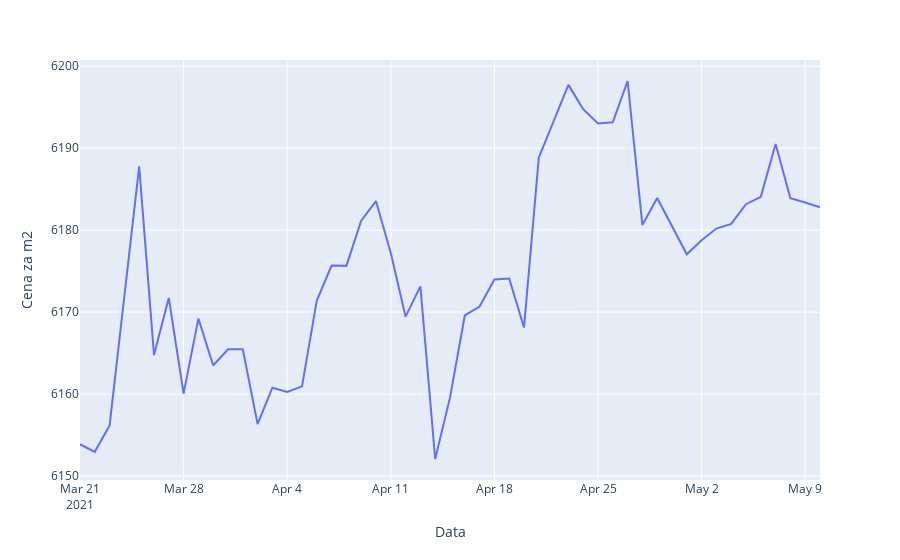

Here is the notebook cell this chart was saved with:
### Code cell
from data import calc_avg_price_per_meter_per_day

avg_price_per_meter_per_day = calc_avg_price_per_meter_per_day(data)
fig = go.Figure(data=px.line(avg_price_per_meter_per_day, x="Data", y="Cena za m2"))
fig.show()

### Figure 1 — Plotly figure (JSON) as saved in the notebook; plotly's stock layout.template omitted (floating-point values rounded to 4 significant figures)
{"data": [{"hovertemplate": "Data=%{x}<br>Cena za m2=%{y}<extra></extra>", "legendgroup": "", "line": {"color": "#636efa", "dash": "solid"}, "mode": "lines", "name": "", "orientation": "v", "showlegend": false, "type": "scatter", "x": ["2021-03-21", "2021-03-22", "2021-03-23", "2021-03-25", "2021-03-26", "2021-03-27", "2021-03-28", "2021-03-29", "2021-03-30", "2021-03-31", "2021-04-01", "2021-04-02", "2021-04-03", "2021-04-04", "2021-04-05", "2021-04-06", "2021-04-07", "2021-04-08", "2021-04-09", "2021-04-10", "2021-04-11", "2021-04-12", "2021-04-13", "2021-04-14", "2021-04-15", "2021-04-16", "2021-04-17", "2021-04-18", "2021-04-19", "2021-04-20", "2021-04-21", "2021-04-23", "2021-04-24", "2021-04-25", "2021-04-26", "2021-04-27", "2021-04-28", "2021-04-29", "2021-05-01", "2021-05-02", "2021-05-03", "2021-05-04", "2021-05-05", "2021-05-06", "2021-05-07", "2021-05-08", "2021-05-09", "2021-05-10"], "xaxis": "x", "y": [6154.0, 6153.0, 6156.0, 6188.0, 6165.0, 6172.0, 6160.0, 6169.0, 6163.0, 6165.0, 6165.0, 6156.0, 6161.0, 6160.0, 6161.0, 6171.0, 6176.0, 6176.0, 6181.0, 6184.0, 6177.0, 6169.0, 6173.0, 6152.0, 6160.0, 6170.0, 6171.0, 6174.0, 6174.0, 6168.0, 6189.0, 6198.0, 6195.0, 6193, 6193.0, 6198.0, 6181.0, 6184.0, 6177.0, 6179.0, 6180.0, 6181.0, 6183.0, 6184.0, 6190.0, 6184.0, 6183.0, 6183.0], "yaxis": "y"}], "layout": {"legend": {"tracegroupgap": 0}, "margin": {"t": 60}, "xaxis": {"anchor": "y", "domain": [0, 1], "title": {"text": "Data"}}, "yaxis": {"anchor": "x", "domain": [0, 1], "title": {"text": "Cena za m2"}}}}
